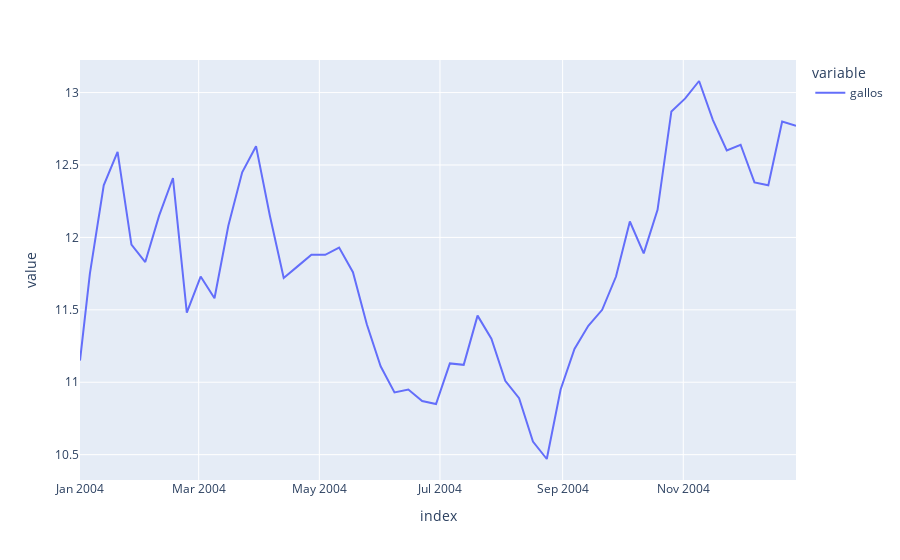

Source (notebook cell):
### Code cell
fig = px.line(ofour.gallos)
fig.show()
